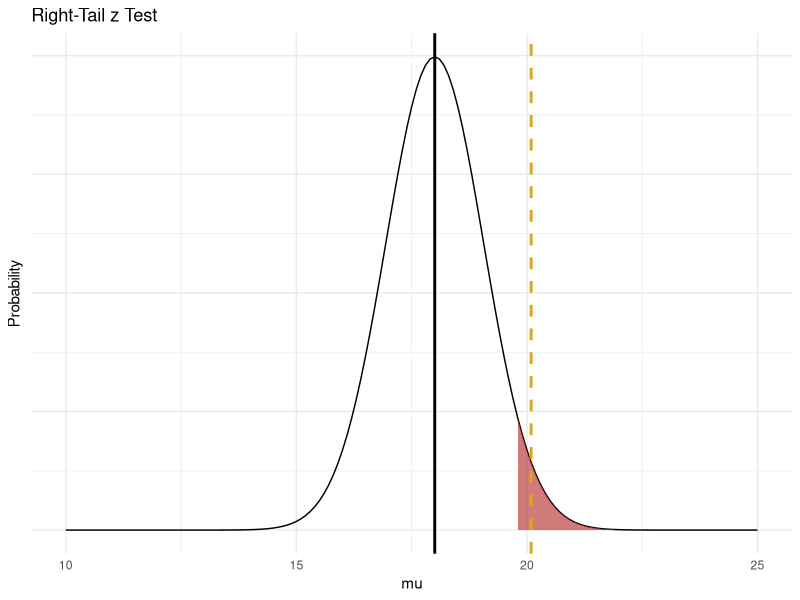
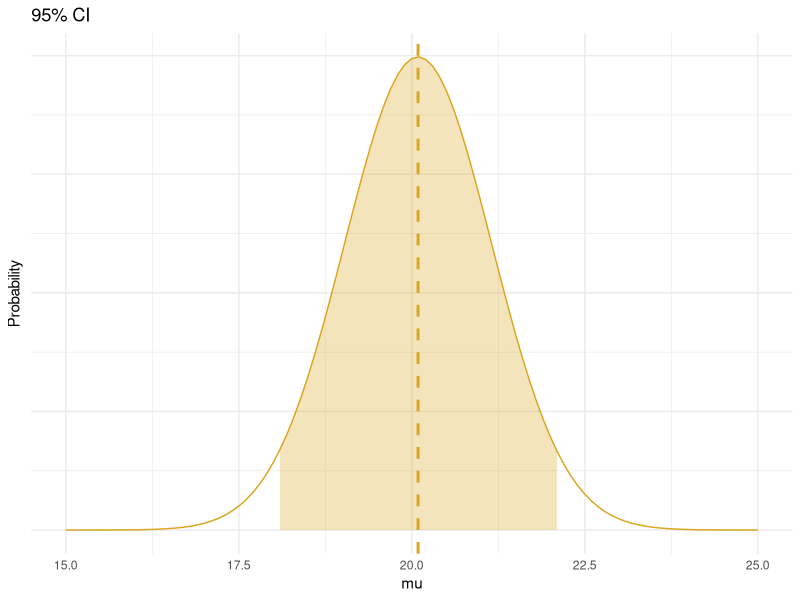
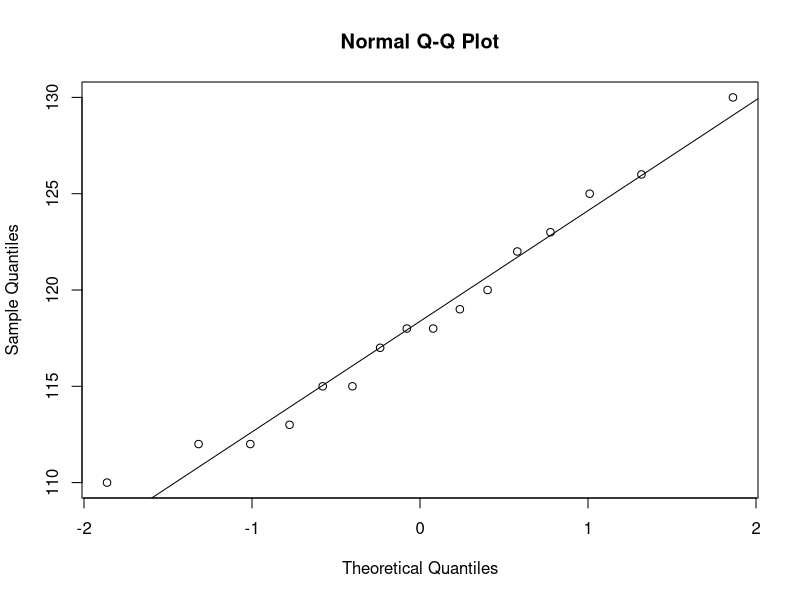
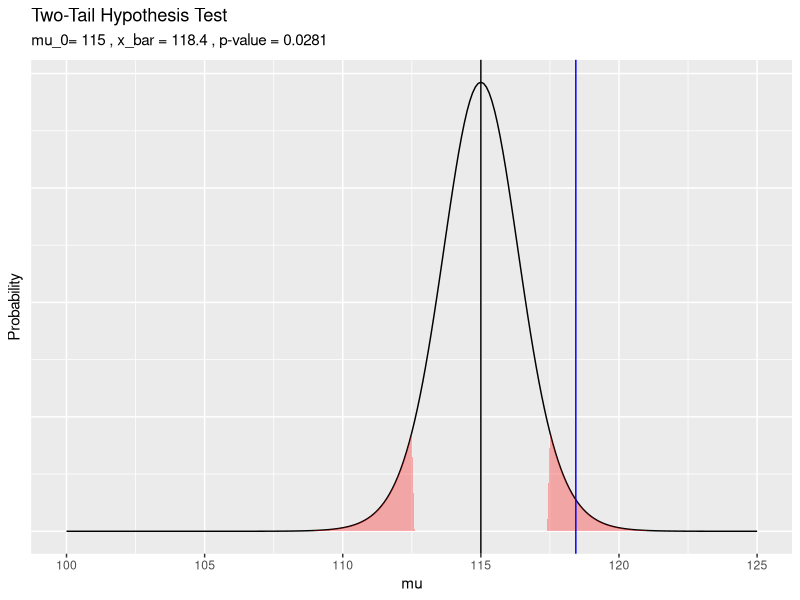

These charts were generated, in order, by the following R code:
## ---- chunk 1
library(tidyverse)
## ---- chunk 2
n <- nrow(mtcars)
x_bar <- mean(mtcars$mpg)
s <- sd(mtcars$mpg)
mu_0 <- 18.0
sigma <- 6
## ---- chunk 3
se <- sigma / sqrt(n)
Z <- (x_bar - mu_0) / se
p <- pnorm(q = Z, lower.tail = FALSE)
## ---- chunk 4
lrr = -Inf  # right-tailed test
urr = mu_0 + qnorm(p = .05, lower.tail = FALSE) * se
data.frame(mu = seq(10, 25, by = .1)) %>%
  mutate(Z = (mu - mu_0) / se,
         prob = dnorm(Z),
         rr = ifelse(mu < lrr | mu > urr, prob, NA_real_)) %>%
  ggplot() +
  geom_line(aes(x = mu, y = prob)) +
  geom_area(aes(x = mu, y = rr), fill = "firebrick", alpha = 0.6) +
  geom_vline(aes(xintercept = mu_0), size = 1) +
  geom_vline(aes(xintercept = x_bar), color = "goldenrod", size = 1, linetype = 2) +
  theme_minimal() +
  theme(legend.position="none",
        axis.text.y = element_blank()) +
  labs(title = bquote("Right-Tail z Test"),
       x = "mu",
       y = "Probability")
## ---- chunk 5
z_crit <- qnorm(p = 1-.05/2, lower.tail = TRUE)
epsilon <- z_crit * se
ci_low <- x_bar - epsilon
ci_high <- x_bar + epsilon
## ---- chunk 6
data.frame(mu = seq(15, 25, by = .1)) %>%
  mutate(Z = (mu - x_bar) / se,
         prob = dnorm(x = Z), 
         ci = if_else(mu >= ci_low & mu <= ci_high, prob, NA_real_)) %>%
  ggplot() +
  geom_line(aes(x = mu, y = prob), color = "goldenrod") +
  geom_area(aes(x = mu, y = ci), fill = "goldenrod", alpha = 0.3) +
  geom_vline(aes(xintercept = x_bar), color = "goldenrod", size = 1, linetype = 2) +
  theme_minimal() +
  theme(legend.position="none",
        axis.text.y = element_blank()) +
  labs(title = "95% CI",x = "mu",y = "Probability") 
## ---- chunk 7
lbs <- c(118, 115, 125, 110, 112, 130, 117, 112, 
         115, 120, 113, 118, 119, 122, 123, 126)
n <- length(lbs)
(x_bar <- mean(lbs))
(s <- sd(lbs))
(se <- s / sqrt(n))
## ---- chunk 8
qqnorm(lbs)
qqline(lbs)
## ---- chunk 9
library(nortest)

ad.test(lbs)
## ---- chunk 10
mu_0 <- 115
alpha <- 0.05
## ---- chunk 11
(t.test.result <- t.test(x = lbs,
                         alternative = "two.sided", 
                         mu = mu_0, 
                         conf.level = (1 - alpha)))
## ---- chunk 12
lrr = mu_0 + qt(p = alpha, df = n - 1, lower.tail = TRUE) * se
urr = mu_0 + qt(p = alpha, df = n - 1, lower.tail = FALSE) * se
data.frame(mu = 1000:1250 / 10) %>%
  mutate(t = (mu - mu_0) / se) %>%
  mutate(prob = dt(x = t, df = n - 1)) %>%
  mutate(rr = ifelse(mu < lrr | mu > urr, prob, 0)) %>%
ggplot() +
  geom_line(aes(x = mu, y = prob)) +
  geom_area(aes(x = mu, y = rr), fill = "red", alpha = 0.3) +
  geom_vline(aes(xintercept = mu_0), color = "black") +
  geom_vline(aes(xintercept = x_bar), color = "blue") +
  labs(title ="Two-Tail Hypothesis Test",
       subtitle = bquote("mu_0=" ~ .(mu_0) ~ 
                           ", x_bar =" ~ .(round(x_bar, 1)) ~ 
                           ", p-value =" ~ .(round(t.test.result$p.value, 4))),
       x = "mu",
       y = "Probability") +
  theme(legend.position="none",
        axis.text.y = element_blank(), 
        axis.ticks.y = element_blank()) 
## ---- chunk 13
alpha = 0.05
s = 10
epsilon = 3
z_crit = qnorm(p = 1 - alpha / 2, 
               mean = 0, 
               sd = 1, 
               lower.tail = TRUE)
(n = ceiling(z_crit^2 * s^2 / epsilon^2))
## ---- chunk 14
library(tidyr)  # for spread

alpha <- c(.10, .10, .10, .05, .05, .05, .01, .01, .01)
epsilon <- c(1, 3, 5, 1, 3, 5, 1, 3, 5)
dataframe <- data.frame(alpha, epsilon)
dataframe <- dataframe %>% 
  mutate(z_crit = qnorm(p = 1 - alpha / 2, mean = 0, sd = 1, 
                        lower.tail = TRUE),
         n = ceiling(z_crit^2 * s^2 / epsilon^2))
dataframe$z_crit <- NULL
spread(dataframe, key = epsilon, n) %>%
  knitr::kable()
## ---- chunk 15
dep <- foreign::read.spss("./input/one-sample-t-test.sav", to.data.frame = TRUE)
